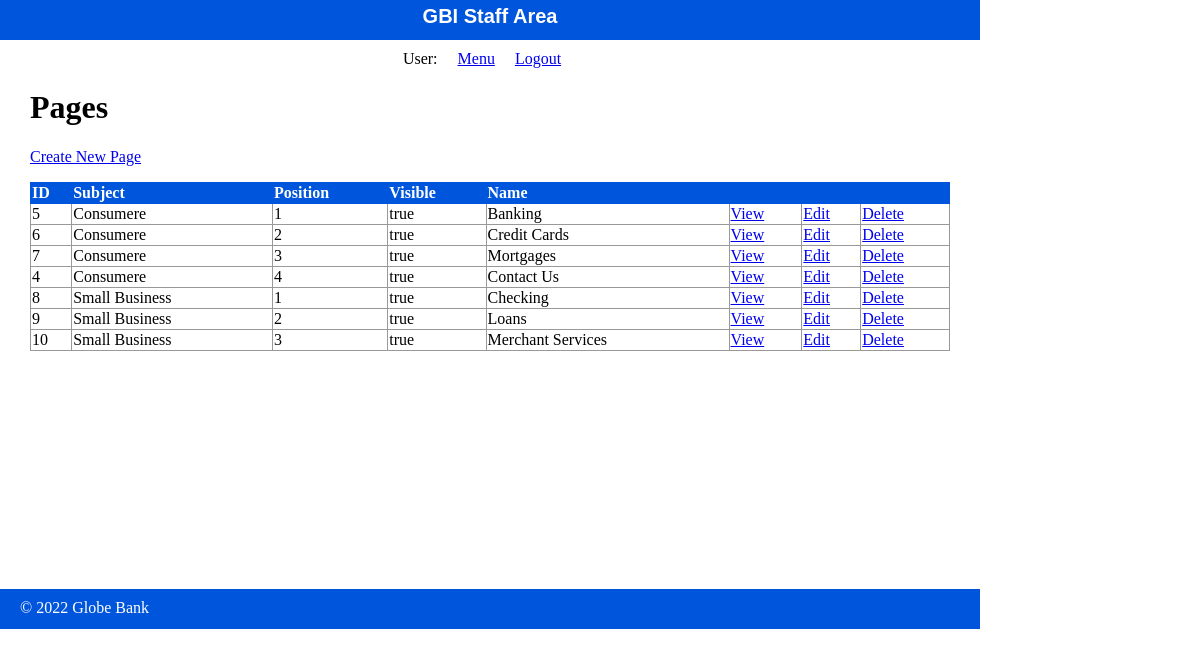
The app's page /staff/pages/index.php with its own data.
### tables this page shows
CREATE TABLE `pages` (
  `id` int(11) NOT NULL,
  `subject_id` int(11) DEFAULT NULL,
  `menu_name` varchar(255) DEFAULT NULL,
  `position` int(3) DEFAULT NULL,
  `visible` tinyint(1) DEFAULT NULL,
  `content` text
);

CREATE TABLE `subjects` (
  `id` int(11) NOT NULL,
  `menu_name` varchar(255) DEFAULT NULL,
  `position` int(3) DEFAULT NULL,
  `visible` tinyint(1) DEFAULT NULL
);

### private/functions.php (called while the page is built, shortened)
<?php
function url_for($script_path) {
  return WWW_ROOT . $script_path;
}
function u($string="") {
  return urlencode($string);
}
function h($string="") {
  return htmlspecialchars($string);
}
?>

### private/query_functions.php (called while the page is built, shortened)
<?php
  function find_subject_by_id($id, $options=[]) {
    global $db;
    $visible = $options['visible'] ?? false;
    $sql = "SELECT * FROM subjects ";
    $sql .= "WHERE id='" . db_escape($db, $id) . "' ";
    $result = mysqli_query($db, $sql);
    $subject = mysqli_fetch_assoc($result);
    return $subject;
  }
  function find_all_pages() {
    global $db;
    $sql = "SELECT * FROM pages ";
    $sql .= "ORDER BY subject_id ASC, position ASC";
    $result = mysqli_query($db, $sql);
    return $result;
  }
?>

### private/database.php (called while the page is built, shortened)
<?php
  function db_escape($connection, $string) {
    return mysqli_real_escape_string($connection, $string);
  }
?>

### public/staff/pages/index.php (the view, shortened to what this page needs)
<?php
  $page_set = find_all_pages();
?>
<?php include(SHARED_PATH . '/staff_header.php'); ?>
<div id="content">
  <div class="pages listing">
    <h1>Pages</h1>
    <div class="actions">
      <a class="action" href="<?php echo url_for('/staff/pages/new.php'); ?>">Create New Page</a>
    </div>
  	<table class="list">
  	  <tr>
        <th>ID</th>
        <th>Subject</th>
        <th>Position</th>
        <th>Visible</th>
  	    <th>Name</th>
  	    <th>&nbsp;</th>
  	    <th>&nbsp;</th>
        <th>&nbsp;</th>
  	  </tr>
      <?php while($page = mysqli_fetch_assoc($page_set)) { ?>
        <?php $subject = find_subject_by_id($page['subject_id']); ?>
        <tr>
          <td><?php echo h($page['id']); ?></td>
          <td><?php echo h($subject['menu_name']); ?></td>
          <td><?php echo h($page['position']); ?></td>
          <td><?php echo $page['visible'] == 1 ? 'true' : 'false'; ?></td>
    	    <td><?php echo h($page['menu_name']); ?></td>
          <td><a class="action" href="<?php echo url_for('/staff/pages/show.php?id=' . h(u($page['id']))); ?>">View</a></td>
          <td><a class="action" href="<?php echo url_for('/staff/pages/edit.php?id=' . h(u($page['id']))); ?>">Edit</a></td>
          <td><a class="action" href="<?php echo url_for('/staff/pages/delete.php?id=' . h(u($page['id']))); ?>">Delete</a></td>
    	  </tr>
      <?php } ?>
  	</table>
  </div>
</div>
<?php include(SHARED_PATH . '/staff_footer.php'); ?>

### private/shared/staff_header.php (shortened to what this page needs)
<!doctype html>
<html lang="en">
  <head>
    <link rel="stylesheet" media="all" href="<?php echo url_for('/css/staff.css'); ?>" />
  </head>
  <body>
    <header>
      <h1>GBI Staff Area</h1>
    </header>
    <navigation>
      <ul>
        <li>User: <?php echo $_SESSION['username'] ?? ''; ?></li>
        <li><a href="<?php echo url_for('/staff/index.php'); ?>">Menu</a></li>
        <li><a href="<?php echo url_for('/staff/logout.php'); ?>">Logout</a></li>
      </ul>
    </navigation>

### private/shared/staff_footer.php (shortened to what this page needs)
<footer>
  &copy; <?php echo date('Y'); ?> Globe Bank
</footer>
</body>
</html>

### public/css/staff.css (style rules this page uses)
html { height: 100%; width: 100%; }
body { height: 980px; width: 100%; margin: 0; padding: 0; }
header { width: 980px; height: 40px; margin: 0 0 10px 0; padding: 0; background: #0055DD; color: white; }
header h1 { margin: 0; padding: 5px; font-size: 20px; font-family: Verdana, Arial, Helvetica, sans-serif; text-align: center; }
navigation { width: 980px; margin: 0; padding: 0; text-align: center; }
navigation ul { width: 980px; list-style: none; padding: 0; margin: 0; }
navigation ul li { display: inline; margin-right: 1em; }
#content { width: 920px; min-height: 500px; padding: 0 30px; }
footer { width: 940px; height: 20px; margin: 0 0 10px 0; padding: 10px 20px; background: #0055DD; color: white; }
.actions { margin-bottom: 1em; }
table { border-collapse: collapse; vertical-align: top; }
table.list { width: 100%; }
table.list tr td { border: 1px solid #999999; }
table.list tr th { border: 1px solid #0055DD; background: #0055DD; color: white; text-align: left; }

### records on screen
pages: id "5", subject.menu_name "Consumere", position "1", visible "true", menu_name "Banking"
pages: id "6", subject.menu_name "Consumere", position "2", visible "true", menu_name "Credit Cards"
pages: id "7", subject.menu_name "Consumere", position "3", visible "true", menu_name "Mortgages"
pages: id "4", subject.menu_name "Consumere", position "4", visible "true", menu_name "Contact Us"
pages: id "8", subject.menu_name "Small Business", position "1", visible "true", menu_name "Checking"
pages: id "9", subject.menu_name "Small Business", position "2", visible "true", menu_name "Loans"
pages: id "10", subject.menu_name "Small Business", position "3", visible "true", menu_name "Merchant Services"
